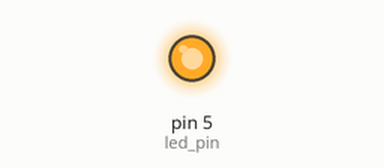
A sketch run on a simulated Arduino Uno, built with avr-gcc and run on an emulated ATmega328P. Shown: output pins drawn as LEDs (lit = HIGH). No radio packets arrive unless stated.

Above: at 0.1 s.
At 1.1 s:
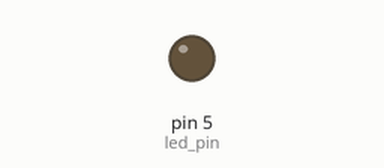
Timing chart, 0 to 2.6 s (numbered marks = the images above):
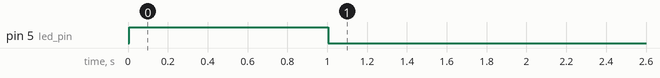

The sketch:

TX-test.ino
```cpp
#include <SPI.h>
#include <nRF24L01.h>
#include <RF24.h>

RF24 radio(9, 10); // CE, CSN
const byte address[6] = "00001";

const int led_pin = 5;
const int BUTTON_PIN = 6;
int buttonState = 0;
int state = 0;


void setup() {
    radio.begin();
    radio.openWritingPipe(address);
    radio.setPALevel(RF24_PA_HIGH);
    radio.stopListening();

    pinMode(BUTTON_PIN, INPUT_PULLUP);
    pinMode(led_pin, OUTPUT);
    digitalWrite(led_pin, 1);
    delay(1000);
    digitalWrite(led_pin, 0);

    Serial.begin(9600);
}

//void loop() {
//  if(state == 0){
//          const char text[] = "0";
//          state = 1;
//          radio.write(&text, sizeof(text));
//          delay(1000);
//        }else{
//          const char text[] = "1";
//          state = 0;
//          radio.write(&text, sizeof(text));
//          delay(1000);
//        }
//
//}

// testing

void loop(){
  const char text[] = "1";
  radio.write(&text, sizeof(text));
  delay(100);
}
```
